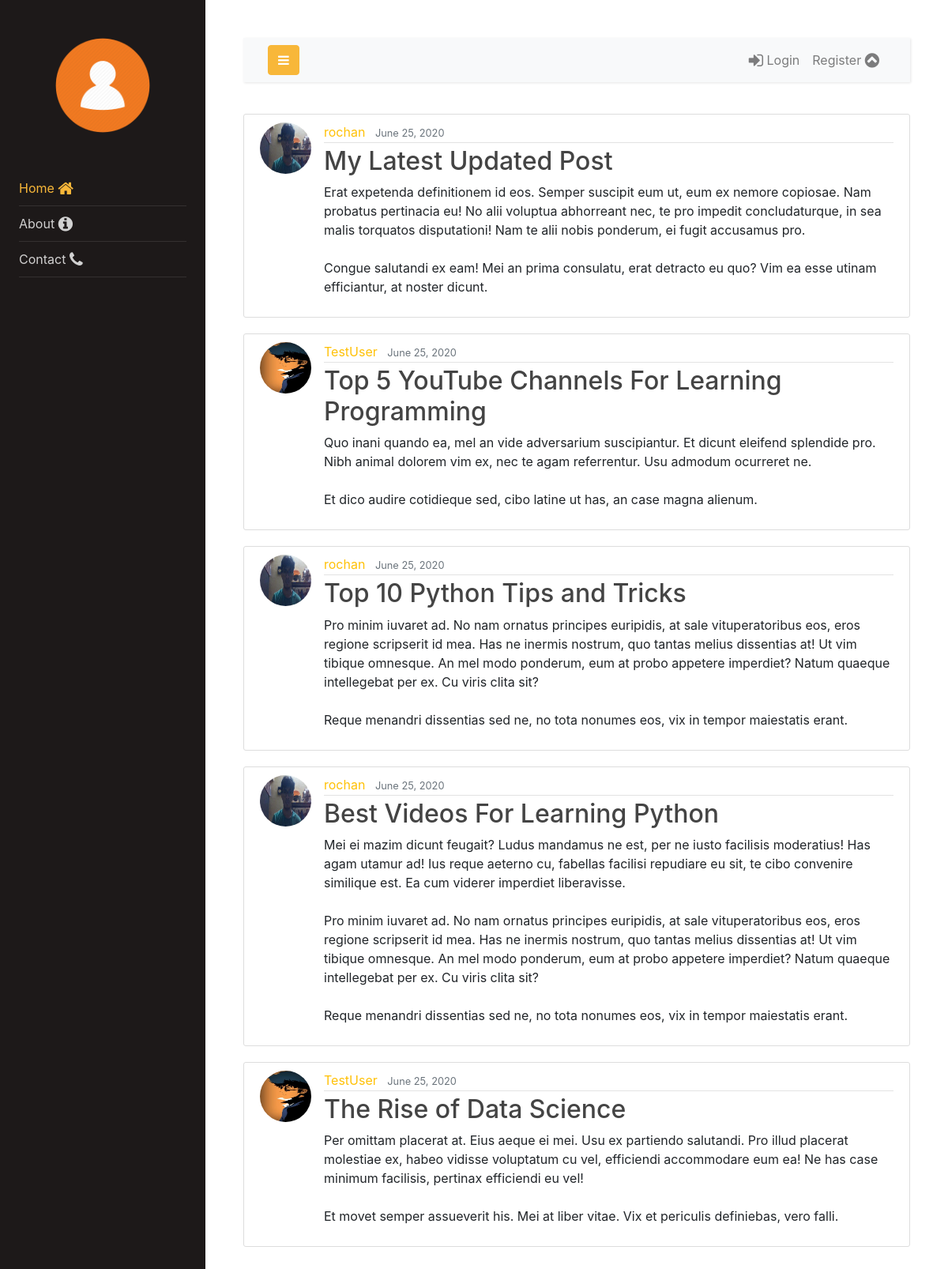
The page / on the database its author committed.
### tweet/models.py (models this page shows, shortened)
class Post(models.Model):
    title = models.CharField(max_length=100)
    content = models.TextField()
    date_posted = models.DateTimeField(default=timezone.now)
    author = models.ForeignKey(User, on_delete=models.CASCADE)
    likes = models.ManyToManyField(User, related_name='likes')

### users/models.py (models this page shows, shortened)
class Profile(models.Model):
    user = models.OneToOneField(User, on_delete=models.CASCADE)
    image = models.ImageField(default='default.jpg', upload_to='profile_pics')

### tweet/views.py (the view)
# urls.py: path('', PostListView.as_view(), name='tweet-home'),
class PostListView(ListView):
    model = Post
    template_name = 'tweet/home.html'
    context_object_name = 'posts'
    extra_context = {"home_page": "active"}
    ordering = ['-date_posted']
    paginate_by = 5
    def get_context_data(self, **kwargs):
        context = super().get_context_data(**kwargs)
        context.update(self.extra_context)
        return context

### tweet/templates/tweet/home.html
{% extends "tweet/base.html" %}
{% block content %}
    {% for post in posts %}
        <article class="media content-section">
            <img class="rounded-circle article-img" src="{{ post.author.profile.image.url }}"></img>
          <div class="media-body">
            <div class="article-metadata">
              <a  class="mr-2 link-color" href="#">{{ post.author }}</a>
              <small class="text-muted">{{ post.date_posted |date:"F d, Y" }}</small>
            </div>
            <h2><a class="article-title" href="{% url 'tweet-detail' post.id %}">{{ post.title }}</a></h2>
            <p class="article-content">{{ post.content }}</p>
          </div>
        </article>
    {% endfor %}
{% endblock content %}

### tweet/static/tweet/main.css (style rules this page uses)
body { background: #fafafa; color: #333333; margin-top: 5rem; }
h1, h2, h3, h4, h5, h6 { color: #444444; }
.content-section { background: #ffffff; padding: 10px 20px; border: 1px solid #dddddd; border-radius: 3px; margin-bottom: 20px; }
.article-title { color: #444444; }
.link-color { color: #ffc107; }
.article-content { white-space: pre-line; }
.article-img { height: 65px; width: 65px; margin-right: 16px; }
.article-metadata { padding-bottom: 1px; margin-bottom: 4px; border-bottom: 1px solid #e3e3e3 }

### rows shown on the page
Post: author.profile.image (picture), author "rochan", date_posted "June 25, 2020", title "My Latest Updated Post", content "Erat expetenda definitionem id eos. Semper suscipit eum ut, eum ex nemore copiosae. Nam probatus pertinacia eu! No alii voluptua abhorreant nec, te pro impedit concludaturque, in sea malis torquatos disputationi! Nam te alii nobis ponderum, ei fugit accusamus pro. Congue salutandi ex eam! Mei an prima consulatu, erat detracto eu quo? Vim ea esse utinam efficiantur, at noster dicunt."
Post: author.profile.image (placeholder picture), author "TestUser", date_posted "June 25, 2020", title "Top 5 YouTube Channels For Learning Programming", content "Quo inani quando ea, mel an vide adversarium suscipiantur. Et dicunt eleifend splendide pro. Nibh animal dolorem vim ex, nec te agam referrentur. Usu admodum ocurreret ne. Et dico audire cotidieque sed, cibo latine ut has, an case magna alienum."
Post: author.profile.image (picture), author "rochan", date_posted "June 25, 2020", title "Top 10 Python Tips and Tricks", content "Pro minim iuvaret ad. No nam ornatus principes euripidis, at sale vituperatoribus eos, eros regione scripserit id mea. Has ne inermis nostrum, quo tantas melius dissentias at! Ut vim tibique omnesque. An mel modo ponderum, eum at probo appetere imperdiet? Natum quaeque intellegebat per ex. Cu viris clita sit? Reque menandri dissentias sed ne, no tota nonumes eos, vix in tempor maiestatis erant."
Post: author.profile.image (picture), author "rochan", date_posted "June 25, 2020", title "Best Videos For Learning Python", content "Mei ei mazim dicunt feugait? Ludus mandamus ne est, per ne iusto facilisis moderatius! Has agam utamur ad! Ius reque aeterno cu, fabellas facilisi repudiare eu sit, te cibo convenire similique est. Ea cum viderer imperdiet liberavisse. Pro minim iuvaret ad. No nam ornatus principes euripidis, at sale vituperatoribus eos, eros regione scripserit id mea. Has ne inermis nostrum, quo tantas melius dissentias at! Ut vim tibique omnesque. An mel modo ponderum, eum at probo appetere imperdiet? Natum quaeque intellegebat per ex. Cu viris clita sit? Reque menandri dissentias sed ne, no tota nonumes eos, vix in tempor maiestatis erant."
Post: author.profile.image (placeholder picture), author "TestUser", date_posted "June 25, 2020", title "The Rise of Data Science", content "Per omittam placerat at. Eius aeque ei mei. Usu ex partiendo salutandi. Pro illud placerat molestiae ex, habeo vidisse voluptatum cu vel, efficiendi accommodare eum ea! Ne has case minimum facilisis, pertinax efficiendi eu vel! Et movet semper assueverit his. Mei at liber vitae. Vix et periculis definiebas, vero falli."
